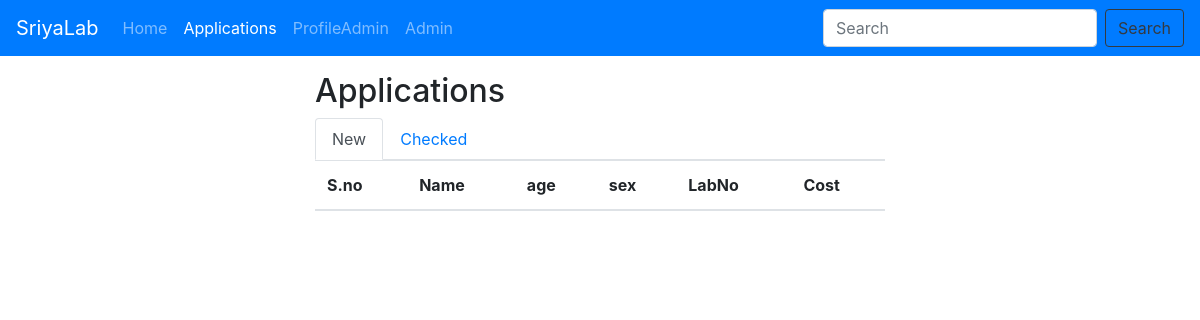
The page /applications/new on the database as committed earlier.
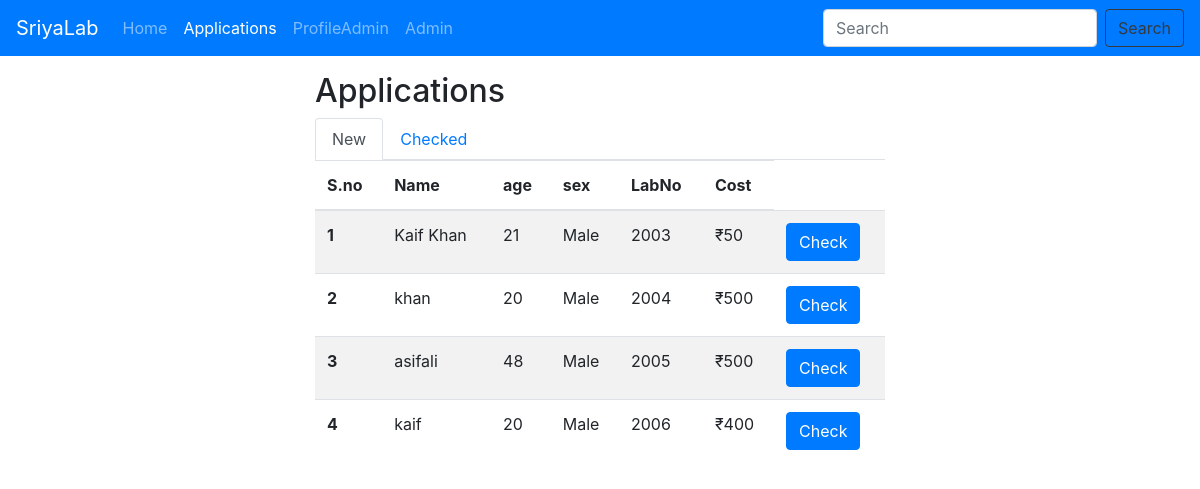
The same page on the database as committed later.
### lab/models.py (models this page shows, shortened)
class Application(models.Model):
    sno = models.AutoField(primary_key=True)
    lab_no = models.IntegerField()
    name = models.CharField(max_length=80)
    age = models.IntegerField(default = 0)
    sex = models.CharField(max_length=10)
    recieved_on = models.DateField(auto_now=True)
    ref_by = models.CharField(max_length=50,default = "Dr.Self")
    cost = models.IntegerField(default=0)
    checked = models.BooleanField(default = False)

### lab/views.py (the view)
# urls.py: path("applications/<slug>",views.application,name="application"),
def application(request,slug):
    params = {
        'new':"",
        'checked':"",
    }
    if slug == "checked":
        params['checked'] = 'active'
        applications = Application.objects.filter(checked = True).order_by('-recieved_on')[:20]
        params['applications'] = applications
    else:
        params['new'] = 'active'
        applications = Application.objects.filter(checked = False)
        params['applications'] = applications
    return render(request,'lab/application.html',params)

### templates/lab/application.html (shortened to what this page needs)
{% extends 'base.html' %}
{% block applicationactive %}active
{% endblock applicationactive %}
{% block body %}
<div class="container my-3 w-50">
    <h2>Applications</h2>
    <ul class="nav nav-tabs">
        <li class="nav-item">
            <a class="nav-link {{new}}" href="/applications/new">New</a>
        </li>
        <li class="nav-item">
            <a class="nav-link {{checked}}" href="/applications/checked">Checked</a>
        </li>
    </ul>
    <table class="table table-striped ">
        <thead>
          <tr>
            <th scope="col">S.no</th>
            <th scope="col">Name</th>
            <th scope="col">age</th>
            <th scope="col">sex</th>
            <th scope="col">LabNo</th>
            <th scope="col">Cost</th>
          </tr>
        </thead>
        <tbody>
         {% for application in applications %}
          <tr>
            <th scope="row">{{forloop.counter}}</th>
            <td>{{application.name}}</td>
            <td>{{application.age}}</td>
            <td>{{application.sex}}</td>
            <td>{{application.lab_no}}</td>
            <td>&#8377;{{application.cost}}</td>
            {% if not application.checked %}
              <td><a class="btn btn-primary" href="/check/{{application.lab_no}}">Check</a></td>
            {% else %}
              <td><a class="btn btn-primary" href="/viewPage/{{application.lab_no}}">View</a></td>
              <td><a class="btn btn-primary" href="/billing/{{application.lab_no}}">bill</a></td>
            {% endif %}
          </tr>
          {% endfor %}
        </tbody>
      </table>
</div>
{% endblock body %}

### templates/base.html (shortened to what this page needs)
<!doctype html>
<html lang="en">
<head>
  <link rel="stylesheet" href="https://stackpath.bootstrapcdn.com/bootstrap/4.5.2/css/bootstrap.min.css"
>
</head>
<body>
  <nav class="navbar navbar-expand-lg navbar-dark bg-primary">
    <a class="navbar-brand" href="#">SriyaLab</a>
    <div class="collapse navbar-collapse" id="navbarNavDropdown">
      <ul class="navbar-nav mr-auto">
        <li class="nav-item {% block homeactive %}
      {% endblock homeactive %}">
          <a class="nav-link" href="/home">Home <span class="sr-only">(current)</span></a>
        </li>
        <li class="nav-item {% block applicationactive %}
      {% endblock applicationactive %}">
          <a class="nav-link" href="/applications/new">Applications</a>
        </li>
        <li class="nav-item {% block adminactive %}
      {% endblock adminactive %} ">
          <a class="nav-link" href="/profileadmin">ProfileAdmin</a>
        </li>
        <li class="nav-item ">
          <a class="nav-link" href="/admin">Admin</a>
        </li>
      </ul>
      <form class="form-inline my-2 my-lg-0" action="/search" method="GET">
        <input class="form-control mr-sm-2" name="search" type="search" placeholder="Search" aria-label="Search">
        <button class="btn btn-outline-dark my-2 my-sm-0" type="submit">Search</button>
      </form>
    </div>
  </nav>
  {% block body %}
  {% endblock body %}
</body>
</html>

Rows that differ between the two databases and show on the page:
added Application: name "Kaif Khan", age "21", sex "Male", lab_no "2003", cost "50"
added Application: name "khan", age "20", sex "Male", lab_no "2004", cost "500"
added Application: name "asifali", age "48", sex "Male", lab_no "2005", cost "500"
added Application: name "kaif", age "20", sex "Male", lab_no "2006", cost "400"
